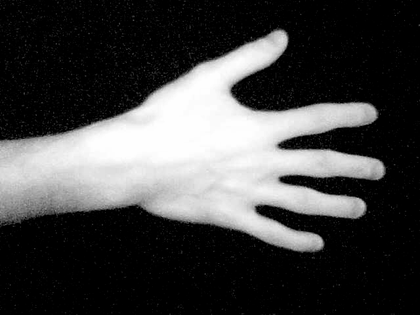
%> input picture Dataset/1.bmp, 420 x 315 px, shrunk from 640 x 480 before the run
$ octave --eval "result = BBHE('Dataset/1.bmp');"   (GNU Octave 9; MATLAB toolbox functions it lacks are replaced by stand-ins)
%> lines starting %> are read from the running program, lines starting %| are printed output that depends on the picture
function [outputImage] = BBHE (img)
%> called with img = 'Dataset/1.bmp'
tic;
img = imread(img);
%> img is the input picture: size 315x420 uint8; min 0, max 255, mean 67.7

sz = size(img);
%> sz = [315 420]

o_mean = round(mean(img(:)));
%> o_mean = 68

%  HISTOGRAM

h_l = zeros(256,1);

h_u = zeros(256,1);

for i = 1:sz(1)
    for j = 1:sz(2)

        g_val = img(i,j);

        if(g_val<=o_mean)
           h_l(g_val+1) = h_l(g_val+1) + 1;
        else
            h_u(g_val+1) = h_u(g_val+1)+ 1;
        end

    end
end
%> after the loop, h_l = 256 values, max 59769 at index 1, min 0 at index 70, mean 356; h_u = 256 values, max 4370 at index 255, min 0 at index 1, mean 160.8

% NORMALIZED HISTOGRAM OR PDF

nh_l = h_l/sum(h_l);
%> nh_l = 256 values, max 0.656 at index 1, min 0 at index 70, mean 0.00391
nh_u = h_u/sum(h_u);
%> nh_u = 256 values, max 0.106 at index 255, min 0 at index 1, mean 0.00391

% CDF

hist_l_cdf = double(zeros(256,1));
hist_u_cdf = double(zeros(256,1));

hist_l_cdf(1) = nh_l(1);
hist_u_cdf(1) = nh_u(1);

for k = 2:256
    hist_l_cdf(k) =  hist_l_cdf(k-1) + nh_l(k);
    hist_u_cdf(k) =  hist_u_cdf(k-1) + nh_u(k);
end
%> after the loop, hist_l_cdf = 256 values from 0.656 to 1; hist_u_cdf = 256 values from 0 to 1

% IMAGE MODIFICATION

equalized_img = zeros(sz);

range_l = [0 o_mean];
%> range_l = [0 68]
range_u = [(o_mean+1) 255];
%> range_u = [69 255]

for i =1:sz(1)
    for j =1:sz(2)
        g_val = img(i,j);

        if(g_val<=o_mean)
           equalized_img(i,j) = range_l(1) + round(((range_l(2)-range_l(1))*hist_l_cdf(g_val+1)));
        else
           equalized_img(i,j) = range_u(1) + round(((range_u(2)-range_u(1))*hist_u_cdf(g_val+1)));
        end

    end
end
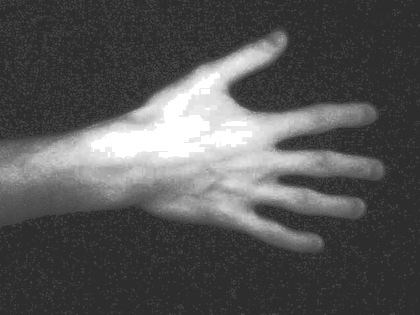
%> equalized_img: size 315x420 double; min 45, max 255, mean 85

outputImage=(uint8(equalized_img));

toc;

$ run again, on Dataset/10.bmp
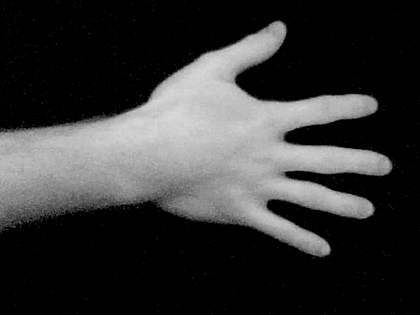
%> input picture Dataset/10.bmp, 420 x 315 px, shrunk from 640 x 480 before the run
%> in BBHE, img is the input picture: size 315x420 uint8; min 0, max 219, mean 53.7
%> o_mean = 54
%> after the loop in BBHE, `for i = 1:sz(1)`: h_l = 256 values, max 79559 at index 1, min 0 at index 56, mean 349.4; h_u = 256 values, max 777 at index 190, min 0 at index 1, mean 167.4
%> nh_l = 256 values, max 0.89 at index 1, min 0 at index 56, mean 0.00391
%> nh_u = 256 values, max 0.0181 at index 190, min 0 at index 1, mean 0.00391
%> after the loop in BBHE, `for k = 2:256`: hist_l_cdf = 256 values from 0.89 to 1; hist_u_cdf = 256 values from 0 to 1
%> range_l = [0 54]
%> range_u = [55 255]
%> after the loop in BBHE, `for i =1:sz(1)`:
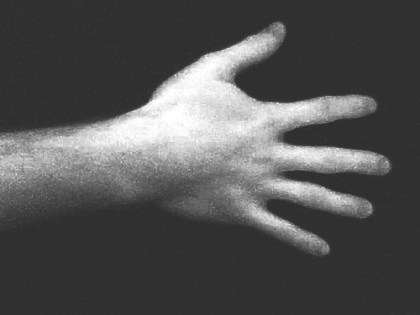
%> equalized_img: size 315x420 double; min 48, max 255, mean 83.3

$ run again, on Dataset/11.bmp
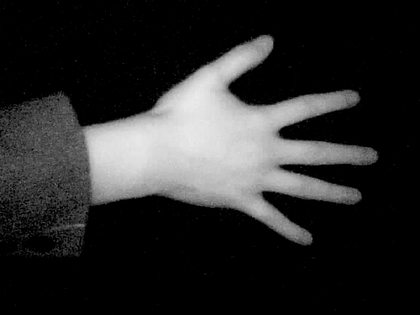
%> input picture Dataset/11.bmp, 420 x 315 px, shrunk from 640 x 480 before the run
%> in BBHE, img is the input picture: size 315x420 uint8; min 0, max 235, mean 42.7
%> o_mean = 43
%> after the loop in BBHE, `for i = 1:sz(1)`: h_l = 256 values, max 85183 at index 1, min 0 at index 45, mean 373.3; h_u = 256 values, max 649 at index 223, min 0 at index 1, mean 143.5
%> nh_l = 256 values, max 0.891 at index 1, min 0 at index 45, mean 0.00391
%> nh_u = 256 values, max 0.0177 at index 223, min 0 at index 1, mean 0.00391
%> after the loop in BBHE, `for k = 2:256`: hist_l_cdf = 256 values from 0.891 to 1; hist_u_cdf = 256 values from 0 to 1
%> range_l = [0 43]
%> range_u = [44 255]
%> after the loop in BBHE, `for i =1:sz(1)`:
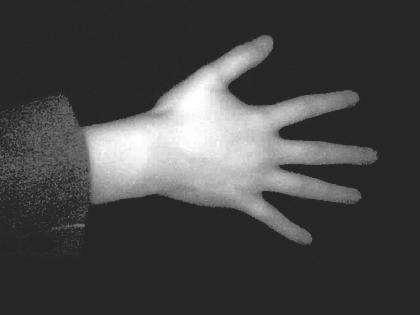
%> equalized_img: size 315x420 double; min 38, max 255, mean 69.4

$ run again, on Dataset/12.bmp
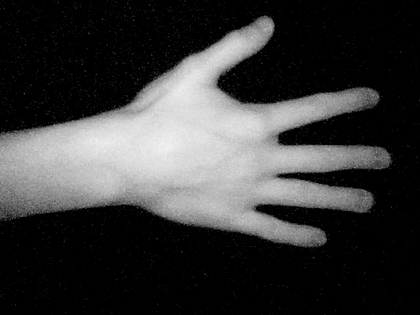
%> input picture Dataset/12.bmp, 420 x 315 px, shrunk from 640 x 480 before the run
%> in BBHE, img is the input picture: size 315x420 uint8; min 0, max 242, mean 57.5
%> o_mean = 57
%> after the loop in BBHE, `for i = 1:sz(1)`: h_l = 256 values, max 68352 at index 1, min 0 at index 59, mean 348.7; h_u = 256 values, max 604 at index 219, min 0 at index 1, mean 168.1
%> nh_l = 256 values, max 0.766 at index 1, min 0 at index 59, mean 0.00391
%> nh_u = 256 values, max 0.014 at index 219, min 0 at index 1, mean 0.00391
%> after the loop in BBHE, `for k = 2:256`: hist_l_cdf = 256 values from 0.766 to 1; hist_u_cdf = 256 values from 0 to 1
%> range_l = [0 57]
%> range_u = [58 255]
%> after the loop in BBHE, `for i =1:sz(1)`:
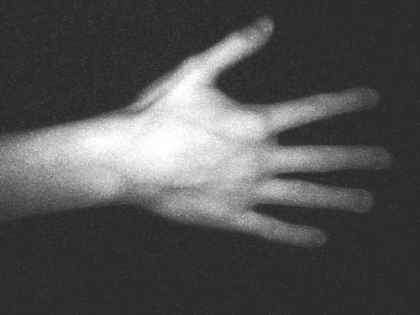
%> equalized_img: size 315x420 double; min 44, max 255, mean 82
